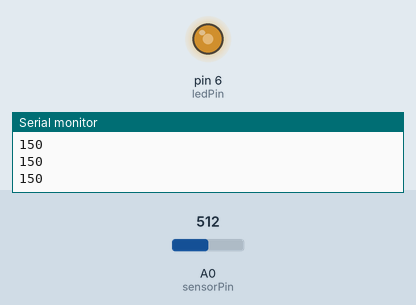
Bench run of a sketch on a simulated Arduino Uno, built with avr-gcc and run on an emulated ATmega328P. Parts: output pins drawn as LEDs (lit = HIGH), the last lines printed to the serial monitor. The inputs (shaded band) are chosen by the test bench; at power-on: A0 (sensorPin) = 512.

Above: at 1.2 s.
1.3 s: A0 (sensorPin) set to 716
At 2.3 s:
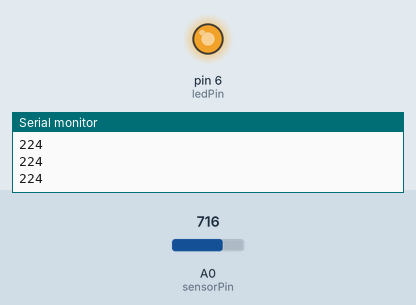
2.8 s: A0 (sensorPin) set to 785
At 3.5 s:
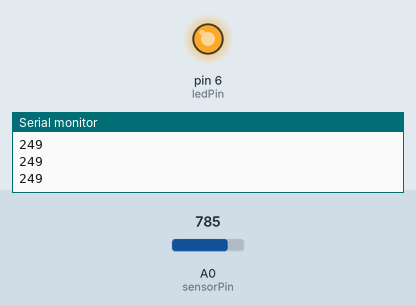
4.3 s: A0 (sensorPin) set to 803
At 4.6 s:
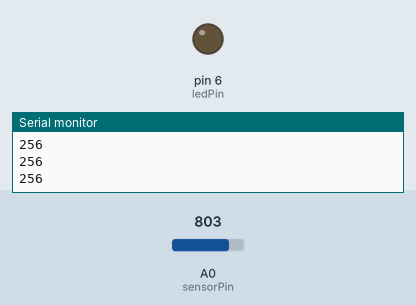
5.8 s: A0 (sensorPin) set to 900
At 7.0 s:
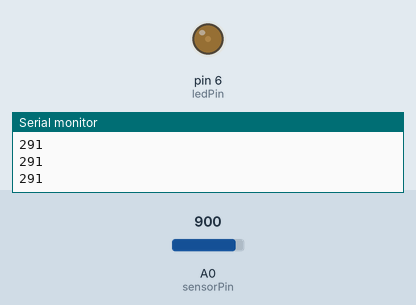
7.3 s: A0 (sensorPin) set to 1023
At 8.1 s:
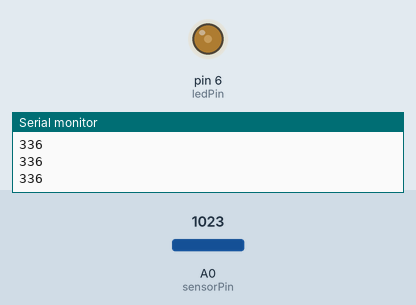
Timing chart, 0 to 9.8 s (numbered marks = the images above; inputs shaded):
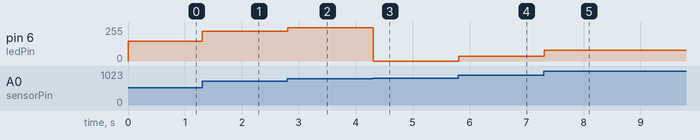

The sketch:

water.ino
```cpp
// connect led & water level sensor to aurduino
#define ledPin 6
#define sensorPin A0
void setup() {


  Serial.begin(9600);//use 9600 baud to print output
  pinMode(ledPin, OUTPUT);
  digitalWrite(ledPin, LOW);


}

void loop() {


  int sensorValue = analogRead(sensorPin);
  if (sensorValue > 100)  {
    int outputValue = map(sensorValue, 100, 800, 0, 255); // use map function to glow led based on amount of water present in soil
    Serial.println(outputValue);
    analogWrite(ledPin, outputValue); // generate PWM signal

}

}
```

Measured:
- the behaviour switches between 802 and 803 on A0 (sensorPin) (found by bisection; images 2 and 3)
- after the input at 1.3 s, pin 6 (ledPin): 150/255 → 224/255 at once
- after the input at 2.8 s, pin 6 (ledPin): 224/255 → 249/255 at once
- after the input at 4.3 s, pin 6 (ledPin): 249/255 → 0/255 at once
- after the input at 5.8 s, pin 6 (ledPin): 0/255 → 35/255 at once
- after the input at 7.3 s, pin 6 (ledPin): 35/255 → 80/255 at once
